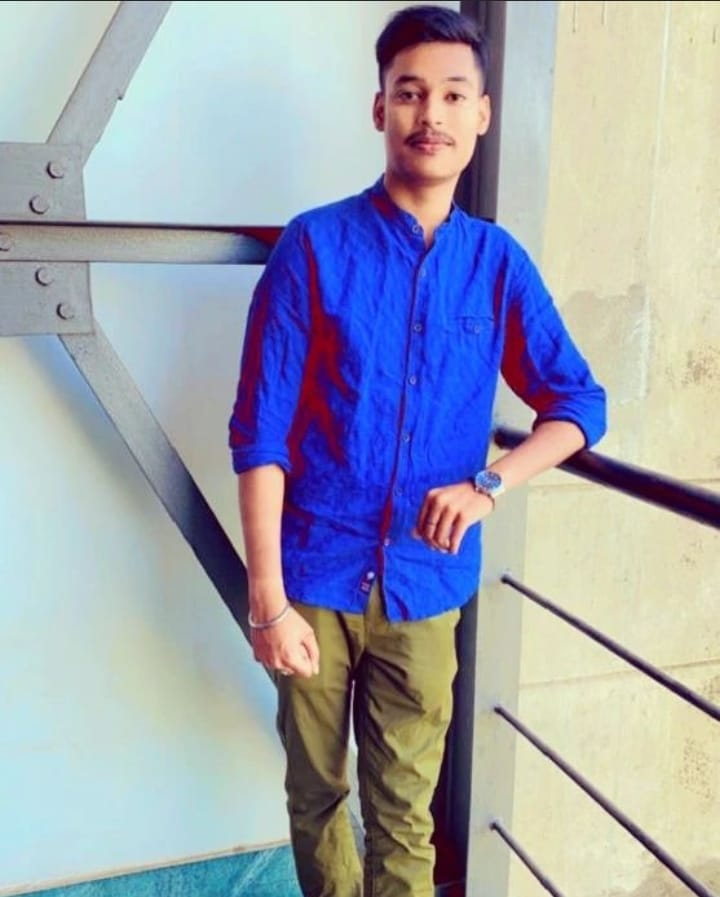
#> input picture imageprocessing/s9.jpeg, 720 x 897 px
$ jupyter execute image.ipynb
#> lines starting #> are read from the running program, lines starting #| are printed output that depends on the picture
[cell 1]
from PIL import Image
filename="s9.jpeg"
with Image.open(filename) as img:
#> img is the input picture: PIL image 720x897 RGB; mean R, G, B 158.6, 163.5, 177.3
    img.load()

[cell 2]
print(type(img))
#| <class 'PIL.JpegImagePlugin.JpegImageFile'>
print(isinstance(img,Image.Image))
#| True
print(img.show())
#| None
print(img.format)
#| JPEG
print(img.size)
#| (720, 897)
print(img.mode)
#| RGB

[cell 3]
#left,top,right,bottom
cropped_img=img.crop((300,80,700,1000))
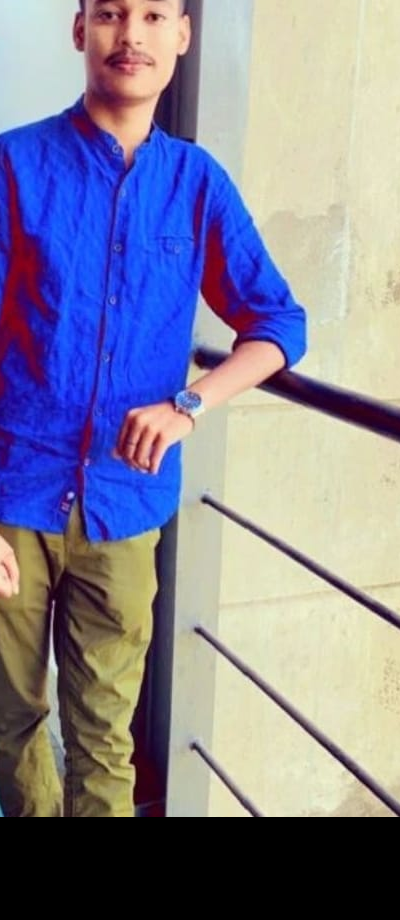
#> cropped_img: PIL image 400x920 RGB; mean R, G, B 131.2, 129.3, 149
print(cropped_img.size)
#| (400, 920)
print(cropped_img.show())
#| None

[cell 4]
low_res_img=cropped_img.resize((cropped_img.width//3,cropped_img.height//2))
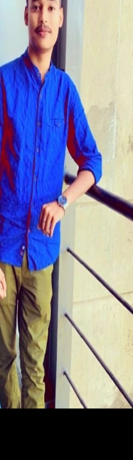
#> low_res_img: PIL image 133x460 RGB; mean R, G, B 131.2, 129.3, 149
low_res_img.show()

[cell 5]
low_res_img=cropped_img.reduce(2)
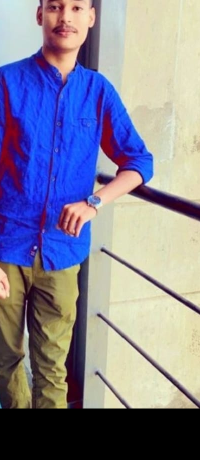
#> low_res_img: PIL image 200x460 RGB; mean R, G, B 131.3, 129.4, 149.1
low_res_img.show()

[cell 6]
cropped_img.save('cropped_img.jpg')
low_res_img.save('low_res_img.png')

[cell 7]
img.rotate(45).show()
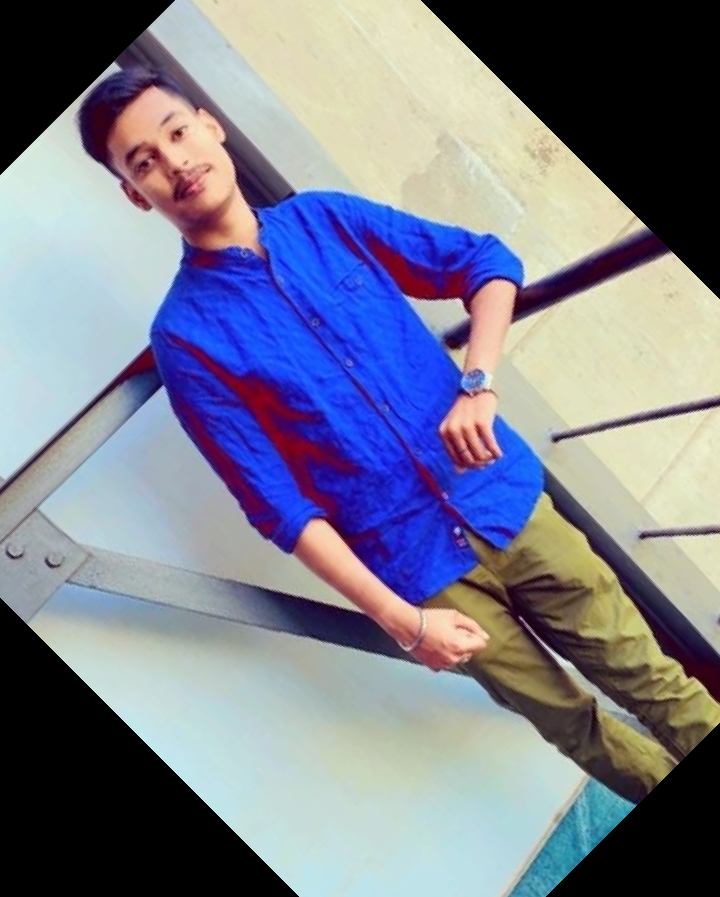
#> shown: PIL image 720x897 RGB; mean R, G, B 122.1, 125.2, 141.7
img.rotate(45,expand=True).show()
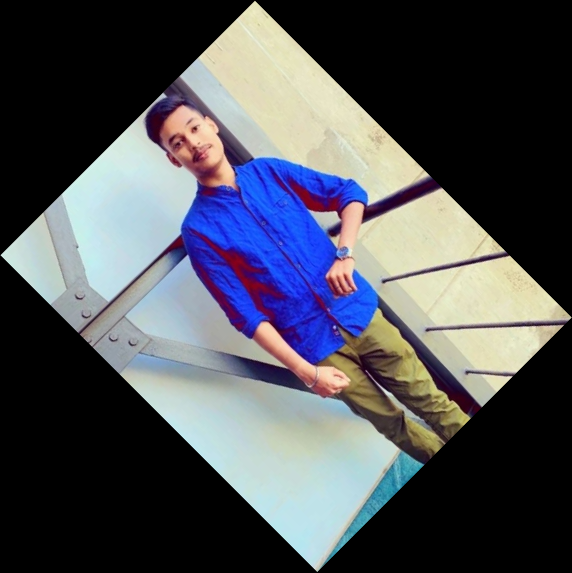
#> shown: PIL image 1144x1145 RGB (shown at 1/2 size); mean R, G, B 78.2, 80.6, 87.4

[cell 8]
img.transpose(Image.FLIP_LEFT_RIGHT).show()
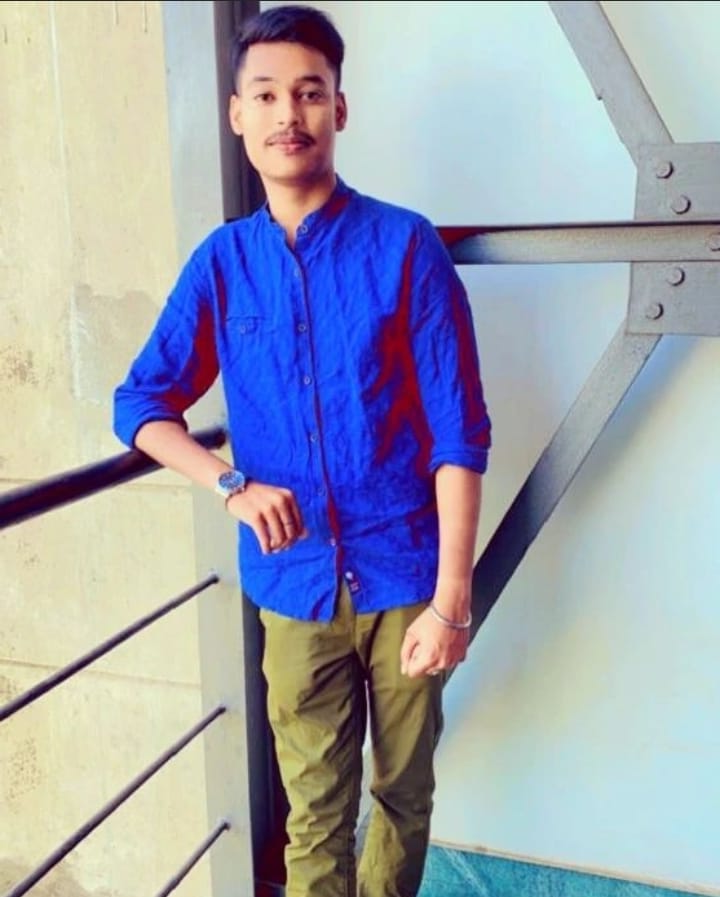
#> shown: PIL image 720x897 RGB; mean R, G, B 158.6, 163.5, 177.3
img.transpose(Image.FLIP_TOP_BOTTOM).show()
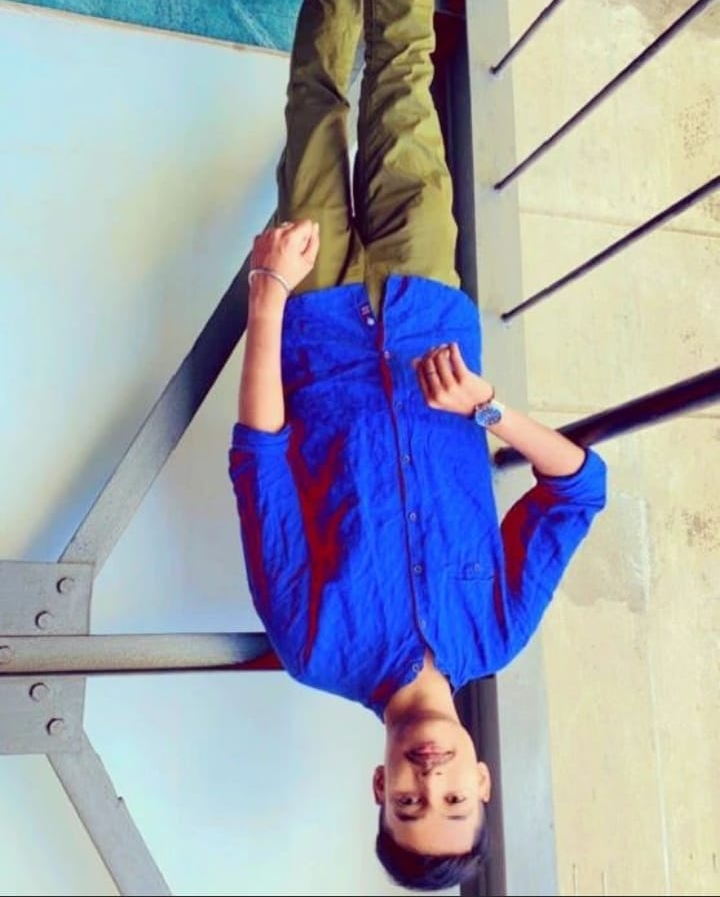
#> shown: PIL image 720x897 RGB; mean R, G, B 158.6, 163.5, 177.3
